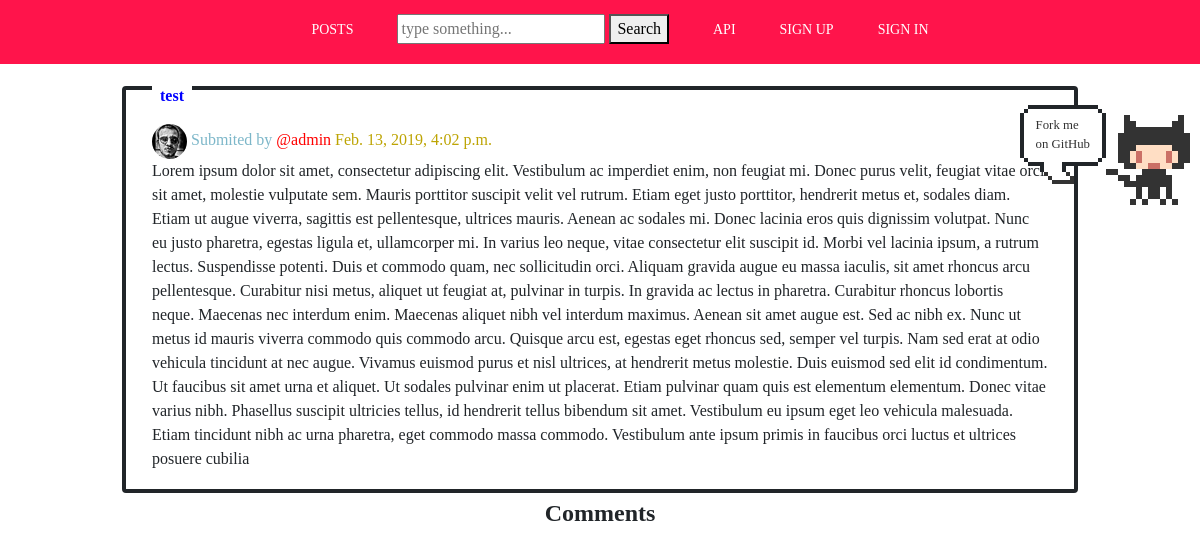
/detail/4/, run on the app's committed database.
### post/models.py (models this page shows, shortened)
class Post(models.Model):
    user = models.ForeignKey(Profile, on_delete=models.CASCADE)
    title = models.TextField()
    text = models.TextField()
    date = models.DateTimeField(auto_now_add=True)

### userprofiles/models.py (models this page shows)
class Profile(models.Model):
    user = models.OneToOneField(User, on_delete=models.CASCADE)
    image = models.ImageField(default='default.jpg', upload_to='profile_pics')
    def __str__(self):
        return self.user.username

### post/views.py (the view)
# urls.py: path('detail/<int:pk>/', view=PostDetail.as_view(), name='detail'),
class PostDetail(DetailView):
    template_name = "post/post_detail.html"
    def get(self, request, pk):
        queryset = Post.objects.get(pk=pk)
        context = dict(post=queryset)
        return render(request, self.template_name, context)

### post/templates/post/post_detail.html (shortened to what this page needs)
{% extends "base.html" %}
{% block content %}
<div class="nes-container with-title">
    <h2 style="color:blue" class="title">{{ post.title }}</h2>
    <img height="35" width="35" class="rounded-circle account-img" src="{{ post.user.image.url }}">
    <span style="color:#7DB7C9">Submited by</span>
    <a href="{% url 'post:userPost' username=post.user %}" style="color:red">@{{ post.user }}</a>
    <span style="color:#BDA403">{{post.date}}</span>
    <br>
    {{ post.text }}
</div>
<h2 style="text-align:center" >Comments</h2>
{% endblock content %}

### static/css/style.css (style rules this page uses)
body { margin: 0; font-family:'Work Sans',sans-serif; font-weight: 400; min-height: 70%; }
.rounded-circle { border-radius:50%; overflow:hidden; }

### data on the page
Post: title "test", user.image (picture), user "admin", date "Feb. 13, 2019, 4:02 p.m.", text "Lorem ipsum dolor sit amet, consectetur adipiscing elit. Vestibulum ac imperdiet enim, non feugiat mi. Donec purus velit, feugiat vitae orci sit amet, molestie vulputate sem. Mauris porttitor suscipit velit vel rutrum. Etiam eget justo porttitor, hendrerit metus et, sodales diam. Etiam ut augue viverra, sagittis est pellentesque, ultrices mauris. Aenean ac sodales mi. Donec lacinia eros quis dignissim volutpat. Nunc eu justo pharetra, egestas ligula et, ullamcorper mi. In varius leo neque, vitae consectetur elit suscipit id. Morbi vel lacinia ipsum, a rutrum lectus. Suspendisse potenti. Duis et commodo quam, nec sollicitudin orci. Aliquam gravida augue eu massa iaculis, sit amet rhoncus…"
